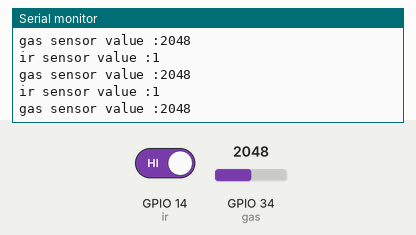
Simulated run of this sketch. Board: ESP32. Shown: the last lines printed to the serial monitor. The inputs (shaded band) are chosen by the test bench; at power-on: GPIO 34 (gas) = 2048, GPIO 14 (ir) HIGH. WiFi joins after 1.5 s; servers stay silent unless stated.

Above: at 2.7 s.
2.8 s: GPIO 34 (gas) set to 2866
At 3.4 s:
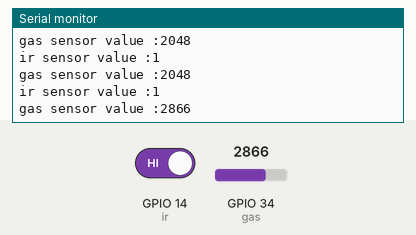
4.3 s: GPIO 14 (ir) driven LOW
5.8 s: GPIO 34 (gas) set to 3603
At 6.4 s:
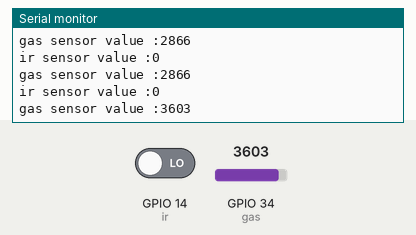
Timing chart, 0 to 8.8 s (numbered marks = the images above; inputs shaded):
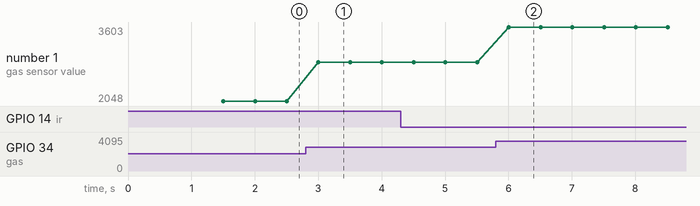

The sketch:

thinkspeak_ir_gas.ino
```cpp
#include <WiFi.h>
#include <ThingSpeak.h>

const char* ssid = "Airtel_CLYXN X SORXN_EXT";
const char* password ="Studio@1234";

unsigned long channelID = 3425700;
const char* apiKey = "PV7PBBXW73QBWBLW";

WiFiClient client;
int ir = 14;
int gas = 34;

void setup() {
  Serial.begin(115200);
  pinMode(ir, INPUT);
  pinMode(gas,INPUT);
   WiFi.begin(ssid, password);
   Serial.print("Connecting to wifi");

  while (WiFi.status() != WL_CONNECTED) {
    delay(500);
    Serial.print(".");
  }
  Serial.println("\nWiFi connected");
  ThingSpeak.begin(client);

}

void loop() {
  int irvalue = digitalRead(ir);
  int gasvalue= analogRead(gas);
  Serial.print("ir sensor value :");
  Serial.println(irvalue);
  Serial.print("gas sensor value :");
  Serial.println(gasvalue);

  ThingSpeak.setField(1,irvalue); // set thingspeak field number 1
  ThingSpeak.setField(2,gasvalue);
  int response = ThingSpeak.writeFields(channelID,apiKey);

  delay(200);
}
```

Measured:
- after the input at 2.8 s, the serial monitor: prints a new line after 0.20 s (image 1)
- after the input at 5.8 s, the serial monitor: prints a new line after 0.21 s (image 2)
- plotted number 1: 2048 → 2866 after the input at 2.8 s, 2866 → 3603 after the input at 5.8 s
